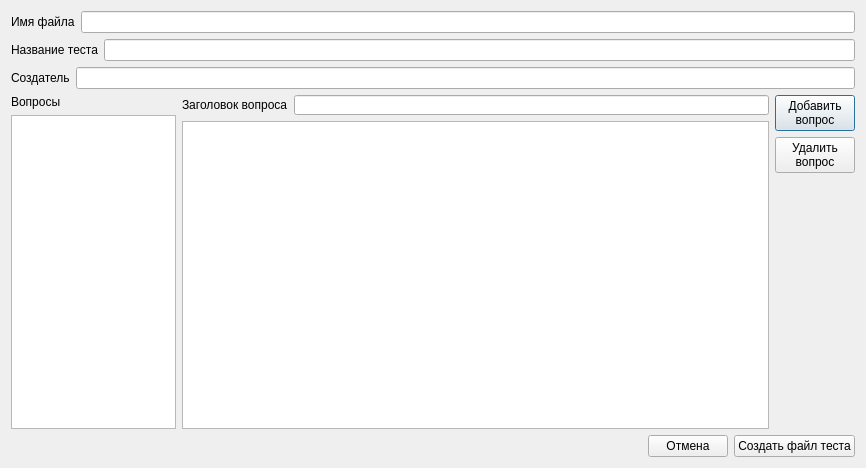
<?xml version="1.0" encoding="UTF-8"?>
<ui version="4.0">
 <class>TestCreatorWindow</class>
 <widget class="QDialog" name="TestCreatorWindow">
  <property name="geometry">
   <rect>
    <x>0</x>
    <y>0</y>
    <width>866</width>
    <height>468</height>
   </rect>
  </property>
  <property name="windowTitle">
   <string>Dialog</string>
  </property>
  <layout class="QVBoxLayout" name="verticalLayout_5">
   <item>
    <layout class="QHBoxLayout" name="horizontalLayout_2">
     <item>
      <widget class="QLabel" name="label">
       <property name="text">
        <string>Имя файла</string>
       </property>
      </widget>
     </item>
     <item>
      <widget class="QLineEdit" name="filename"/>
     </item>
    </layout>
   </item>
   <item>
    <layout class="QHBoxLayout" name="horizontalLayout_3">
     <item>
      <widget class="QLabel" name="label_2">
       <property name="text">
        <string>Название теста</string>
       </property>
      </widget>
     </item>
     <item>
      <widget class="QLineEdit" name="testname"/>
     </item>
    </layout>
   </item>
   <item>
    <layout class="QHBoxLayout" name="horizontalLayout_4">
     <item>
      <widget class="QLabel" name="label_3">
       <property name="text">
        <string>Создатель</string>
       </property>
      </widget>
     </item>
     <item>
      <widget class="QLineEdit" name="creatorname"/>
     </item>
    </layout>
   </item>
   <item>
    <layout class="QHBoxLayout" name="horizontalLayout">
     <item>
      <layout class="QVBoxLayout" name="verticalLayout_2">
       <item>
        <widget class="QLabel" name="label_4">
         <property name="maximumSize">
          <size>
           <width>165</width>
           <height>16777215</height>
          </size>
         </property>
         <property name="text">
          <string>Вопросы</string>
         </property>
        </widget>
       </item>
       <item>
        <widget class="QListWidget" name="questionlist">
         <property name="sizePolicy">
          <sizepolicy hsizetype="Minimum" vsizetype="Expanding">
           <horstretch>10</horstretch>
           <verstretch>0</verstretch>
          </sizepolicy>
         </property>
         <property name="maximumSize">
          <size>
           <width>165</width>
           <height>16777215</height>
          </size>
         </property>
        </widget>
       </item>
      </layout>
     </item>
     <item>
      <layout class="QVBoxLayout" name="verticalLayout_4">
       <property name="sizeConstraint">
        <enum>QLayout::SetDefaultConstraint</enum>
       </property>
       <item>
        <layout class="QHBoxLayout" name="horizontalLayout_6">
         <property name="spacing">
          <number>6</number>
         </property>
         <item>
          <widget class="QLabel" name="label_5">
           <property name="sizePolicy">
            <sizepolicy hsizetype="Preferred" vsizetype="Maximum">
             <horstretch>0</horstretch>
             <verstretch>0</verstretch>
            </sizepolicy>
           </property>
           <property name="maximumSize">
            <size>
             <width>16777215</width>
             <height>20</height>
            </size>
           </property>
           <property name="text">
            <string>Заголовок вопроса</string>
           </property>
          </widget>
         </item>
         <item>
          <widget class="QLineEdit" name="questionTitle">
           <property name="maximumSize">
            <size>
             <width>16777215</width>
             <height>20</height>
            </size>
           </property>
          </widget>
         </item>
        </layout>
       </item>
       <item>
        <widget class="QTextEdit" name="questioncontent">
         <property name="sizePolicy">
          <sizepolicy hsizetype="Minimum" vsizetype="Expanding">
           <horstretch>0</horstretch>
           <verstretch>0</verstretch>
          </sizepolicy>
         </property>
        </widget>
       </item>
      </layout>
     </item>
     <item>
      <layout class="QVBoxLayout" name="verticalLayout">
       <item>
        <widget class="QPushButton" name="ButtonCreateQuestion">
         <property name="text">
          <string>Добавить
вопрос</string>
         </property>
        </widget>
       </item>
       <item>
        <widget class="QPushButton" name="ButtonDeleteQuestion">
         <property name="text">
          <string>Удалить
вопрос</string>
         </property>
        </widget>
       </item>
       <item>
        <spacer name="verticalSpacer">
         <property name="orientation">
          <enum>Qt::Vertical</enum>
         </property>
         <property name="sizeHint" stdset="0">
          <size>
           <width>20</width>
           <height>40</height>
          </size>
         </property>
        </spacer>
       </item>
      </layout>
     </item>
    </layout>
   </item>
   <item>
    <layout class="QHBoxLayout" name="horizontalLayout_5">
     <item>
      <spacer name="horizontalSpacer">
       <property name="orientation">
        <enum>Qt::Horizontal</enum>
       </property>
       <property name="sizeHint" stdset="0">
        <size>
         <width>40</width>
         <height>20</height>
        </size>
       </property>
      </spacer>
     </item>
     <item>
      <widget class="QPushButton" name="ButtonHalt">
       <property name="text">
        <string>Отмена</string>
       </property>
      </widget>
     </item>
     <item>
      <widget class="QPushButton" name="Button_CreateStub">
       <property name="text">
        <string>Создать файл теста</string>
       </property>
      </widget>
     </item>
    </layout>
   </item>
  </layout>
 </widget>
 <resources/>
 <connections/>
</ui>
